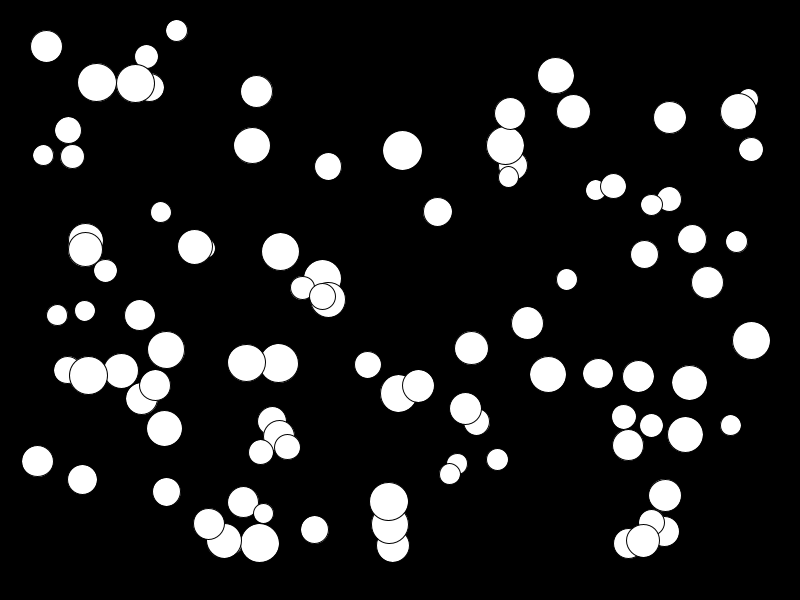
Frame 1 (no input)
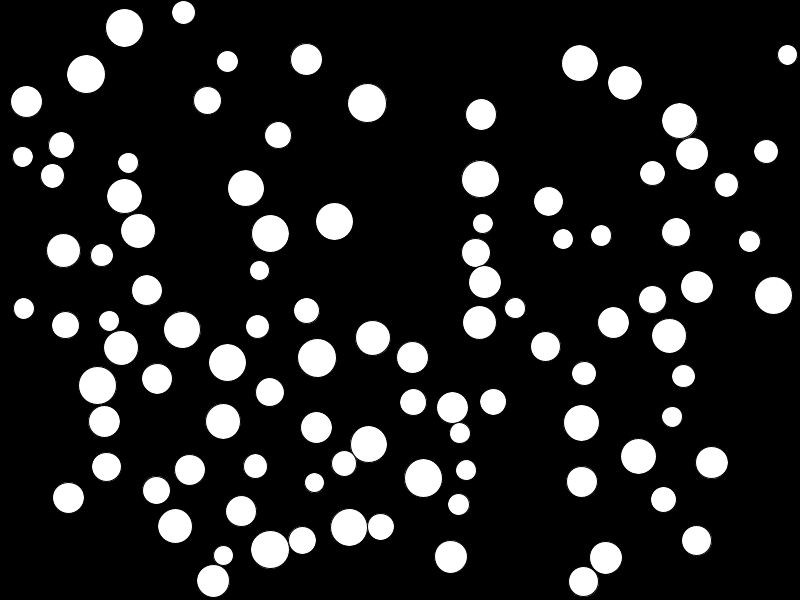
Frame 60 (the mouse pressed at the canvas centre just before this capture)
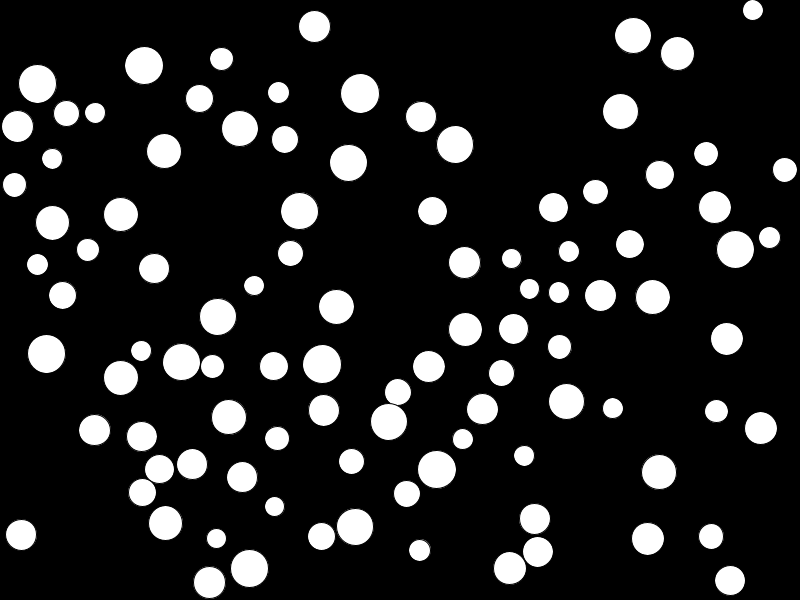
Frame 120 (the mouse held since frame 60 and released just before this capture)

The Processing sketch that drew these frames (run headless with seeded random() and noise(); from frame 60 on, the mouse is pressed at the canvas centre):

// Processing sketch: Colliding_Balls
// ── Colliding_Balls.pde
int count = 100;
//declare loc, vel, and acc arrays
PVector[] loc = new PVector[count];
PVector[] vel = new PVector[count];
PVector[] acc = new PVector[count];
float[] sz = new float[count];

void setup() {
  size(800, 600);
  for (int i = 0; i < count; i++) {    //access each index in the arrays...
    sz[i] = random(20, 40);           //initialize the values in sz[] array
    loc[i] = new PVector(random(sz[i], width-sz[i]), random(sz[i], height-sz[i]));  //initialize values for location array
    vel[i] = PVector.random2D();       //initialize values in velocity array
    acc[i] = new PVector(0, 0);        //initialize values in acceleration array
  }
}

void draw() {
  background(0);

  for (int i = 0; i < count; i++) {    //access each index in the arrays...
    //move the ball
    vel[i].add(acc[i]);
    loc[i].add(vel[i]);

    //check to see if the circles are touching
    for (int j = 0; j < count; j++) {
      if (i!=j) {
        if (loc[i].dist(loc[j]) < sz[i]/2 + sz[j]/2) { //...if it is...
          print("COLLISION DETECTED    ");
          if (loc[i].x < loc[j].x) {    //if ball 1 is to the left of ball 2...
            vel[i].x = -abs(vel[i].x);
            vel[j].x = abs(vel[j].x);
          } else {
            vel[i].x = abs(vel[i].x);
            vel[j].x = -abs(vel[j].x);
          }
          if (loc[i].y < loc[j].y) {    //if ball 1 is to the left of ball 2...
            vel[i].y = -abs(vel[i].y);
            vel[j].y = abs(vel[j].y);
          } else {
            vel[i].y = abs(vel[i].y);
            vel[j].y = -abs(vel[j].y);
          }
        }
      }
    }

    //draw the ball
    ellipse(loc[i].x, loc[i].y, sz[i], sz[i]);

    //bounce the ball
    if (loc[i].x + sz[i]/2 > width || loc[i].x - sz[i]/2 < 0) {
      vel[i].x *= -1;
    }
    if (loc[i].y + sz[i]/2 > height || loc[i].y - sz[i]/2 < 0) {
      vel[i].y *= -1;
    }
  }
}

void mouseReleased() {
  loc[0].set(mouseX, mouseY);
}
